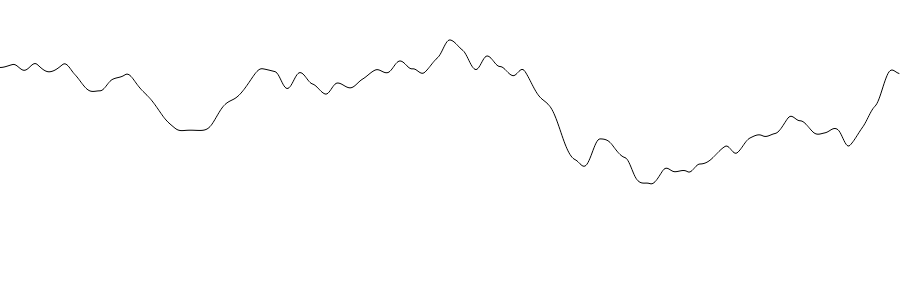
Frame 1 (no input)
Frame 2 (the mouse pressed at the canvas centre, redrawn once): identical to frame 1, image omitted

The p5.js sketch that drew this single still picture (run headless with seeded random() and noise() and a simulated clock; the mouse was pressed at the canvas centre and the sketch redrawn once):

// p5.js sketch
// ── sketch.js
function setup() {
  createCanvas(900, 300);
  rectMode(CENTER);
  noiseSeed(10);
}

function draw() {
  background(255);

  // randomGrid();
  // noiseGrid();
  plotNoiseFn();

  noLoop();
}

function plotNoiseFn() {
  noiseDetail(4);
  noFill();
  beginShape();
  for (let x = 0; x < width; x++) {
    let n = noise(x / 100);
    let y = n * height;
    vertex(x, y);
  }
  endShape(OPEN);
}

function randomGrid() {
  for (let x = 0; x < width; x++) {
    for (let y = 0; y < height; y++) {
      let c = random(0, 255);
      stroke(c);
      point(x, y);
    }
  }
}
function noiseGrid() {
  for (let x = 0; x < width; x++) {
    for (let y = 0; y < height; y++) {
      // make the steps smaller to get more detailed noise
      // by dividing x and y
      let n = noise(x / 100, y / 100);
      let c = map(n, 0, 1, 0, 255);
      stroke(c);
      point(x, y);
    }
  }
}
